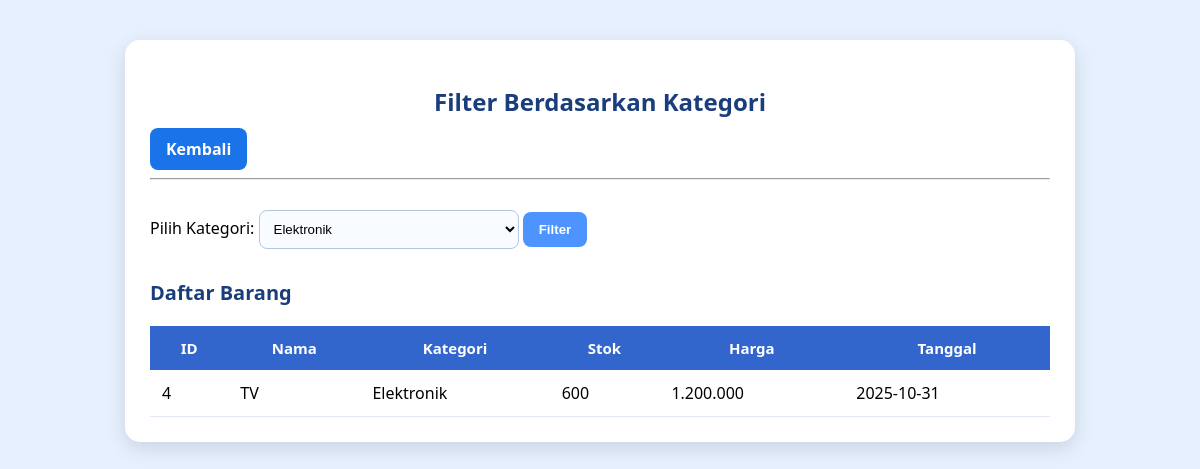
The app's page /kategori.php?kategori=Elektronik with its own data.
### tables this page shows
CREATE TABLE `barang` (
  `id_barang` int(11) NOT NULL,
  `nama_barang` varchar(100) NOT NULL,
  `kategori_barang` varchar(100) NOT NULL,
  `jumlah_stok` int(11) DEFAULT NULL,
  `harga_barang` int(11) NOT NULL,
  `tanggal_masuk` date NOT NULL
);

### kategori.php (the view, shortened to what this page needs)
<?php
include 'config/db.php';
$kategoriQuery = mysqli_query($conn, "SELECT DISTINCT kategori_barang FROM barang ORDER BY kategori_barang ASC");
$filter = isset($_GET['kategori']) ? $_GET['kategori'] : '';
if ($filter != '') {
    $barangQuery = mysqli_query($conn, "SELECT * FROM barang WHERE kategori_barang = '$filter'");
} else {
    $barangQuery = mysqli_query($conn, "SELECT * FROM barang");
}
?>
<!DOCTYPE html>
<html>
<head>
</head>
<body>
<div class="container">
    <h2>Filter Berdasarkan Kategori</h2>
    <a href="index.php" class="btn-back">Kembali</a>
    <hr><br>
    <form method="GET">
        <label>Pilih Kategori:</label>
        <select name="kategori">
            <?php while ($k = mysqli_fetch_assoc($kategoriQuery)) { ?>
                <option value="<?= $k['kategori_barang'] ?>"
                    <?= ($filter == $k['kategori_barang']) ? 'selected' : '' ?>>
                    <?= $k['kategori_barang'] ?>
                </option>
            <?php } ?>
        </select>
        <button type="submit">Filter</button>
    </form>
    <h3 style="margin-top: 30px;">Daftar Barang</h3>
    <table>
        <tr>
            <th>ID</th>
            <th>Nama</th>
            <th>Kategori</th>
            <th>Stok</th>
            <th>Harga</th>
            <th>Tanggal</th>
        </tr>
        <?php if (mysqli_num_rows($barangQuery) > 0) { ?>
            <?php while ($row = mysqli_fetch_assoc($barangQuery)) { ?>
                <tr>
                    <td><?= $row['id_barang'] ?></td>
                    <td><?= $row['nama_barang'] ?></td>
                    <td><?= $row['kategori_barang'] ?></td>
                    <td><?= $row['jumlah_stok'] ?></td>
                    <td><?= number_format($row['harga_barang'], 0, ',', '.') ?></td>
                    <td><?= $row['tanggal_masuk'] ?></td>
                </tr>
            <?php } ?>
        <?php } else { ?>
            <tr>
                <td colspan="6" class="empty">Tidak ada barang pada kategori ini.</td>
            </tr>
        <?php } ?>
    </table>
</div>
</body>
</html>

### kategori.php (style rules this page uses)
body { font-family: 'Segoe UI', sans-serif; background: #e6f0ff; margin: 0; padding: 0; }
.container { width: 90%; max-width: 900px; margin: 40px auto; padding: 25px; background: #ffffff; border-radius: 15px; box-shadow: 0 6px 20px rgba(0,0,0,0.12); transition: 0.3s ease; }
h2 { text-align: center; color: #1a3d7c; margin-bottom: 10px; }
.btn-back { display: inline-block; background: #1a73e8; color: white; padding: 10px 16px; text-decoration: none; border-radius: 8px; font-weight: 600; transition: 0.25s; }
select { padding: 10px; width: 260px; border-radius: 8px; border: 1px solid #b5c6e0; background: #f8fbff; transition: 0.25s; }
button { padding: 10px 16px; border: none; background: #4d94ff; color: white; font-weight: 600; border-radius: 8px; cursor: pointer; transition: 0.25s; }
h3 { color: #1a3d7c; font-size: 20px; margin-top: 30px; }
table { width: 100%; border-collapse: collapse; margin-top: 15px; }
th { background: #3366cc; color: white; padding: 12px; font-size: 15px; }
td { padding: 12px; background: #fff; border-bottom: 1px solid #e2e8f5; transition: 0.2s ease; }

### records on screen
barang: id_barang "4", nama_barang "TV", kategori_barang "Elektronik", jumlah_stok "600", harga_barang "1.200.000", tanggal_masuk "2025-10-31"

### other values on screen
form field kategori "Elektronik"
